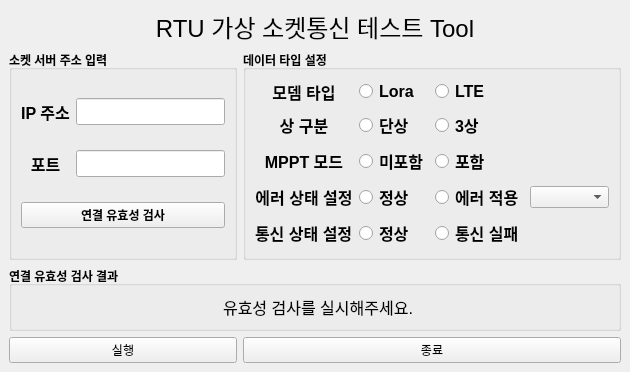
<?xml version="1.0" encoding="UTF-8"?>
<ui version="4.0">
 <class>RTU_SocketTest</class>
 <widget class="QMainWindow" name="RTU_SocketTest">
  <property name="geometry">
   <rect>
    <x>0</x>
    <y>0</y>
    <width>630</width>
    <height>334</height>
   </rect>
  </property>
  <property name="windowTitle">
   <string>RTU Socket Test Tool</string>
  </property>
  <property name="windowOpacity">
   <double>0.000000000000000</double>
  </property>
  <property name="accessibleName">
   <string/>
  </property>
  <widget class="QWidget" name="centralwidget">
   <layout class="QGridLayout" name="gridLayout_3">
    <item row="1" column="0">
     <widget class="QGroupBox" name="server_addr">
      <property name="font">
       <font>
        <bold>true</bold>
       </font>
      </property>
      <property name="title">
       <string>소켓 서버 주소 입력</string>
      </property>
      <layout class="QGridLayout" name="gridLayout">
       <item row="1" column="1">
        <widget class="QLineEdit" name="input_port">
         <property name="font">
          <font>
           <pointsize>12</pointsize>
           <bold>true</bold>
          </font>
         </property>
         <property name="text">
          <string/>
         </property>
        </widget>
       </item>
       <item row="2" column="0" colspan="2">
        <widget class="QPushButton" name="com_check">
         <property name="text">
          <string>연결 유효성 검사</string>
         </property>
         <property name="iconSize">
          <size>
           <width>16</width>
           <height>20</height>
          </size>
         </property>
        </widget>
       </item>
       <item row="0" column="0">
        <widget class="QLabel" name="ip_address">
         <property name="font">
          <font>
           <pointsize>12</pointsize>
           <bold>true</bold>
          </font>
         </property>
         <property name="text">
          <string>IP 주소</string>
         </property>
         <property name="alignment">
          <set>Qt::AlignCenter</set>
         </property>
        </widget>
       </item>
       <item row="0" column="1">
        <widget class="QLineEdit" name="input_ip_addr">
         <property name="font">
          <font>
           <pointsize>12</pointsize>
           <bold>true</bold>
          </font>
         </property>
         <property name="text">
          <string/>
         </property>
        </widget>
       </item>
       <item row="1" column="0">
        <widget class="QLabel" name="port">
         <property name="font">
          <font>
           <pointsize>12</pointsize>
           <bold>true</bold>
          </font>
         </property>
         <property name="text">
          <string>포트</string>
         </property>
         <property name="alignment">
          <set>Qt::AlignCenter</set>
         </property>
        </widget>
       </item>
      </layout>
     </widget>
    </item>
    <item row="1" column="1">
     <widget class="QGroupBox" name="data_type">
      <property name="font">
       <font>
        <bold>true</bold>
       </font>
      </property>
      <property name="title">
       <string>데이터 타입 설정</string>
      </property>
      <layout class="QGridLayout" name="gridLayout_2">
       <item row="0" column="0">
        <widget class="QLabel" name="modem">
         <property name="font">
          <font>
           <pointsize>12</pointsize>
           <bold>true</bold>
          </font>
         </property>
         <property name="text">
          <string>모뎀 타입</string>
         </property>
         <property name="alignment">
          <set>Qt::AlignCenter</set>
         </property>
        </widget>
       </item>
       <item row="0" column="1">
        <widget class="QRadioButton" name="lora_modem">
         <property name="font">
          <font>
           <pointsize>12</pointsize>
           <bold>true</bold>
          </font>
         </property>
         <property name="text">
          <string>Lora</string>
         </property>
        </widget>
       </item>
       <item row="0" column="2">
        <widget class="QRadioButton" name="lte_modem">
         <property name="font">
          <font>
           <pointsize>12</pointsize>
           <bold>true</bold>
          </font>
         </property>
         <property name="layoutDirection">
          <enum>Qt::LeftToRight</enum>
         </property>
         <property name="text">
          <string>LTE</string>
         </property>
         <property name="iconSize">
          <size>
           <width>20</width>
           <height>20</height>
          </size>
         </property>
         <property name="autoRepeatInterval">
          <number>100</number>
         </property>
        </widget>
       </item>
       <item row="1" column="0">
        <widget class="QLabel" name="type">
         <property name="font">
          <font>
           <pointsize>12</pointsize>
           <bold>true</bold>
          </font>
         </property>
         <property name="text">
          <string>상 구분</string>
         </property>
         <property name="alignment">
          <set>Qt::AlignCenter</set>
         </property>
        </widget>
       </item>
       <item row="1" column="1">
        <widget class="QRadioButton" name="single_type">
         <property name="font">
          <font>
           <pointsize>12</pointsize>
           <bold>true</bold>
          </font>
         </property>
         <property name="text">
          <string>단상</string>
         </property>
        </widget>
       </item>
       <item row="1" column="2">
        <widget class="QRadioButton" name="triple_type">
         <property name="font">
          <font>
           <pointsize>12</pointsize>
           <bold>true</bold>
          </font>
         </property>
         <property name="layoutDirection">
          <enum>Qt::LeftToRight</enum>
         </property>
         <property name="text">
          <string>3상</string>
         </property>
         <property name="iconSize">
          <size>
           <width>20</width>
           <height>20</height>
          </size>
         </property>
         <property name="autoRepeatInterval">
          <number>100</number>
         </property>
        </widget>
       </item>
       <item row="2" column="0">
        <widget class="QLabel" name="mppt">
         <property name="font">
          <font>
           <pointsize>12</pointsize>
           <bold>true</bold>
          </font>
         </property>
         <property name="text">
          <string>MPPT 모드</string>
         </property>
         <property name="alignment">
          <set>Qt::AlignCenter</set>
         </property>
        </widget>
       </item>
       <item row="2" column="1">
        <widget class="QRadioButton" name="no_mppt">
         <property name="font">
          <font>
           <pointsize>12</pointsize>
           <bold>true</bold>
          </font>
         </property>
         <property name="text">
          <string>미포함</string>
         </property>
        </widget>
       </item>
       <item row="2" column="2">
        <widget class="QRadioButton" name="yes_mppt">
         <property name="font">
          <font>
           <pointsize>12</pointsize>
           <bold>true</bold>
          </font>
         </property>
         <property name="layoutDirection">
          <enum>Qt::LeftToRight</enum>
         </property>
         <property name="text">
          <string>포함</string>
         </property>
         <property name="iconSize">
          <size>
           <width>20</width>
           <height>20</height>
          </size>
         </property>
         <property name="autoRepeatInterval">
          <number>100</number>
         </property>
        </widget>
       </item>
       <item row="3" column="0">
        <widget class="QLabel" name="error">
         <property name="font">
          <font>
           <pointsize>12</pointsize>
           <bold>true</bold>
          </font>
         </property>
         <property name="text">
          <string>에러 상태 설정</string>
         </property>
         <property name="alignment">
          <set>Qt::AlignCenter</set>
         </property>
        </widget>
       </item>
       <item row="3" column="1">
        <widget class="QRadioButton" name="no_err">
         <property name="font">
          <font>
           <pointsize>12</pointsize>
           <bold>true</bold>
          </font>
         </property>
         <property name="text">
          <string>정상</string>
         </property>
        </widget>
       </item>
       <item row="3" column="2">
        <widget class="QRadioButton" name="yes_err">
         <property name="font">
          <font>
           <pointsize>12</pointsize>
           <bold>true</bold>
          </font>
         </property>
         <property name="layoutDirection">
          <enum>Qt::LeftToRight</enum>
         </property>
         <property name="text">
          <string>에러 적용</string>
         </property>
         <property name="iconSize">
          <size>
           <width>20</width>
           <height>20</height>
          </size>
         </property>
         <property name="autoRepeatInterval">
          <number>100</number>
         </property>
        </widget>
       </item>
       <item row="3" column="3">
        <widget class="QComboBox" name="err_level"/>
       </item>
       <item row="4" column="0">
        <widget class="QLabel" name="com">
         <property name="font">
          <font>
           <pointsize>12</pointsize>
           <bold>true</bold>
          </font>
         </property>
         <property name="text">
          <string>통신 상태 설정</string>
         </property>
        </widget>
       </item>
       <item row="4" column="1">
        <widget class="QRadioButton" name="com_success">
         <property name="font">
          <font>
           <pointsize>12</pointsize>
           <bold>true</bold>
          </font>
         </property>
         <property name="text">
          <string>정상</string>
         </property>
        </widget>
       </item>
       <item row="4" column="2">
        <widget class="QRadioButton" name="com_fail">
         <property name="font">
          <font>
           <pointsize>12</pointsize>
           <bold>true</bold>
          </font>
         </property>
         <property name="layoutDirection">
          <enum>Qt::LeftToRight</enum>
         </property>
         <property name="text">
          <string>통신 실패</string>
         </property>
         <property name="iconSize">
          <size>
           <width>20</width>
           <height>20</height>
          </size>
         </property>
         <property name="autoRepeatInterval">
          <number>100</number>
         </property>
        </widget>
       </item>
      </layout>
     </widget>
    </item>
    <item row="3" column="0">
     <widget class="QPushButton" name="run_btn">
      <property name="text">
       <string>실행</string>
      </property>
     </widget>
    </item>
    <item row="3" column="1">
     <widget class="QPushButton" name="exit_btn">
      <property name="text">
       <string>종료</string>
      </property>
     </widget>
    </item>
    <item row="2" column="0" colspan="2">
     <widget class="QGroupBox" name="test_result">
      <property name="font">
       <font>
        <bold>true</bold>
       </font>
      </property>
      <property name="title">
       <string>연결 유효성 검사 결과</string>
      </property>
      <layout class="QFormLayout" name="formLayout">
       <item row="0" column="1">
        <widget class="QLabel" name="com_result">
         <property name="font">
          <font>
           <pointsize>12</pointsize>
           <bold>false</bold>
          </font>
         </property>
         <property name="text">
          <string>유효성 검사를 실시해주세요.</string>
         </property>
         <property name="alignment">
          <set>Qt::AlignCenter</set>
         </property>
        </widget>
       </item>
      </layout>
     </widget>
    </item>
    <item row="0" column="0" colspan="2">
     <widget class="QLabel" name="title">
      <property name="font">
       <font>
        <pointsize>18</pointsize>
        <bold>false</bold>
       </font>
      </property>
      <property name="text">
       <string>RTU 가상 소켓통신 테스트 Tool</string>
      </property>
      <property name="alignment">
       <set>Qt::AlignCenter</set>
      </property>
      <property name="indent">
       <number>5</number>
      </property>
     </widget>
    </item>
   </layout>
   <zorder>data_type</zorder>
   <zorder>test_result</zorder>
   <zorder>run_btn</zorder>
   <zorder>exit_btn</zorder>
   <zorder>title</zorder>
   <zorder>server_addr</zorder>
  </widget>
 </widget>
 <resources/>
 <connections/>
</ui>
